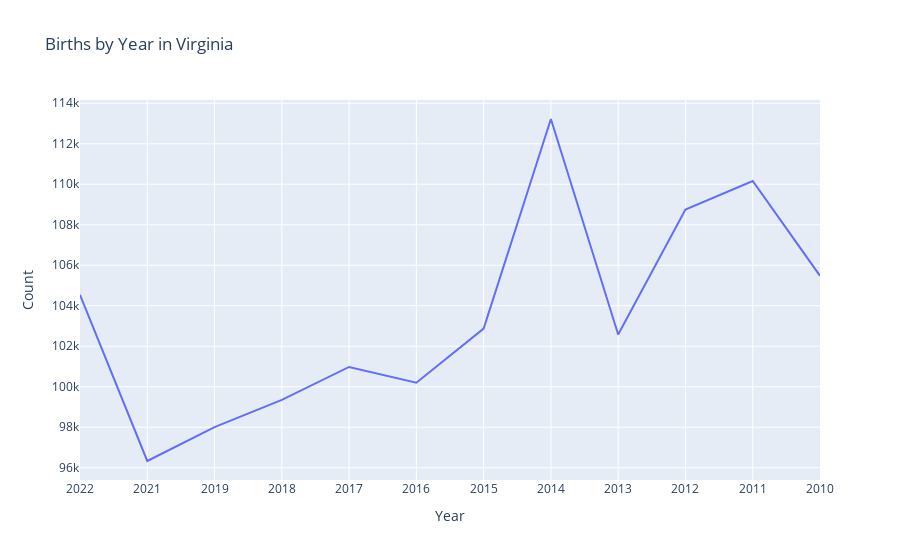

The code cell stored with this chart in its notebook:
### Code cell
target_state = df[df['State']=='Virginia']

fig = px.line(target_state, x='Year', y='Count', title='Births by Year in Virginia')
fig.show()

### Figure 1 — Plotly figure (JSON) as saved in the notebook; plotly's stock layout.template omitted (floating-point values rounded to 4 significant figures)
{"data": [{"hovertemplate": "Year=%{x}<br>Count=%{y}<extra></extra>", "legendgroup": "", "line": {"color": "#636efa", "dash": "solid"}, "marker": {"symbol": "circle"}, "mode": "lines", "name": "", "orientation": "v", "showlegend": false, "type": "scatter", "x": ["2022", "2021", "2019", "2018", "2017", "2016", "2015", "2014", "2013", "2012", "2011", "2010"], "xaxis": "x", "y": [104539, 96332, 98004, 99351, 100976, 100200, 102870, 113223, 102576, 108748, 110163, 105477], "yaxis": "y"}], "layout": {"legend": {"tracegroupgap": 0}, "title": {"text": "Births by Year in Virginia"}, "xaxis": {"anchor": "y", "domain": [0, 1], "title": {"text": "Year"}}, "yaxis": {"anchor": "x", "domain": [0, 1], "title": {"text": "Count"}}}}
